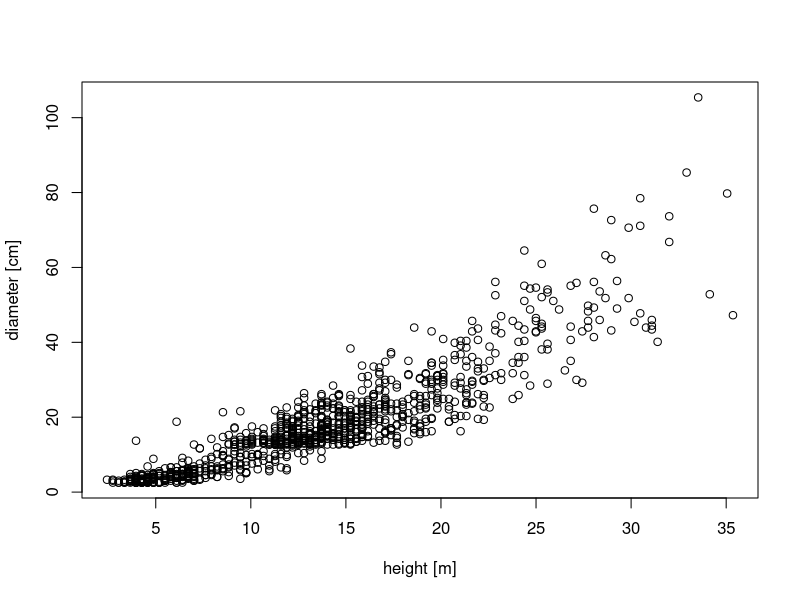
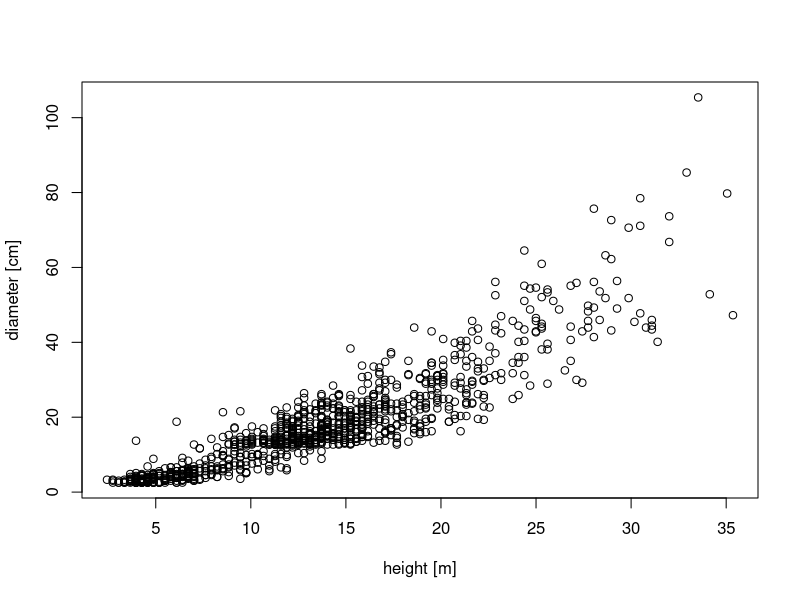
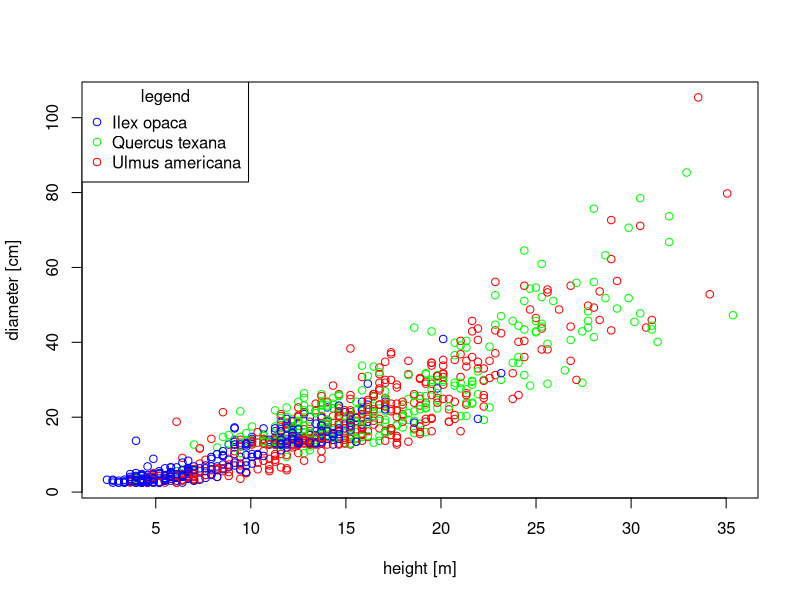
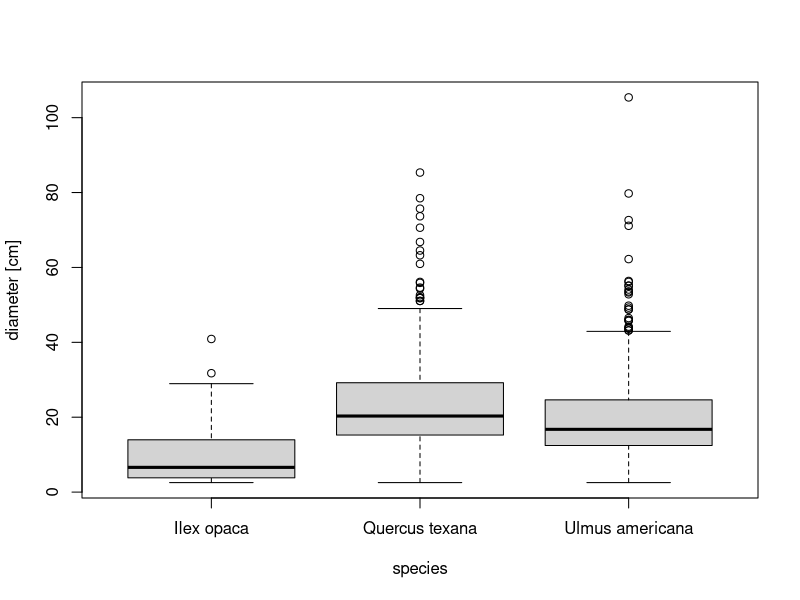
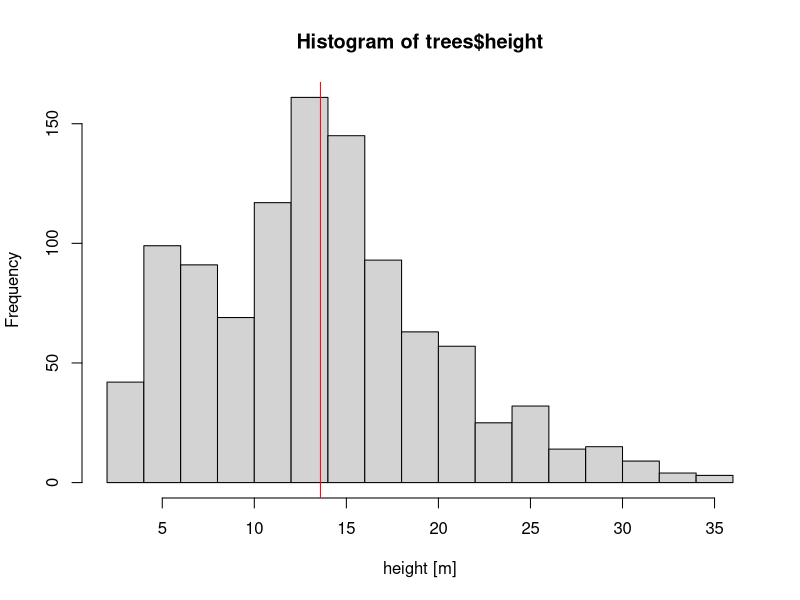
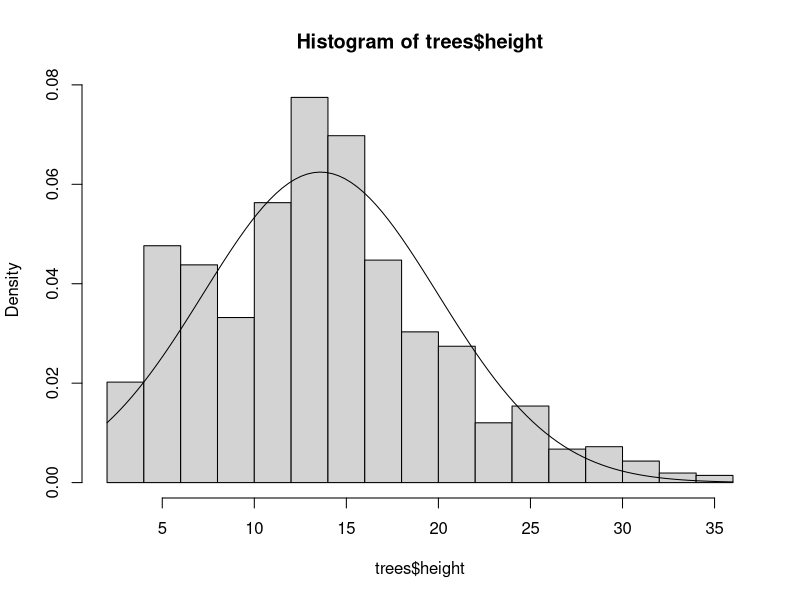
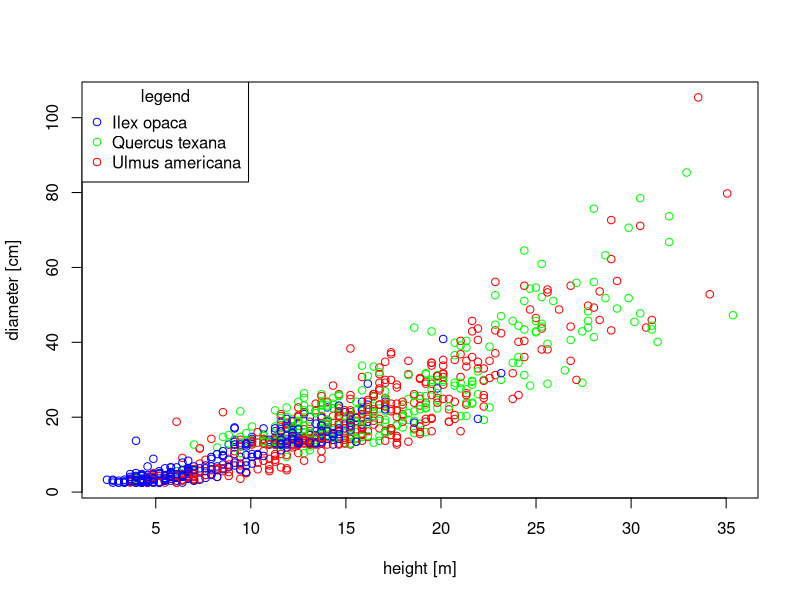

These figures' R source, in order:
## ---------------------------------------------------
## Preparatory R Course - Topic 5
## Plotting in Base R
## Exercises
## ---------------------------------------------------
##


# 1. Scatter Plots --------------------------------------------------------


# 1.1 Read in the trees louisiana dataset with the adjusted units you created yesterday.
# Alternatively, read in "trees_louisiana_units.csv" from the data folder.
trees <- read.csv("data/trees_louisiana_units.csv")

# 1.2 Plot tree diameter against tree height in a scatter plot and adjust axes labels.
plot(trees$diameter ~ trees$height,
     xlab = "height [m]",
     ylab = "diameter [cm]")

# alternative solution:
plot(x = trees$height, y = trees$diameter,
     xlab = "height [m]",
     ylab = "diameter [cm]")

# 1.3 Change the color based on species and add an appropiate legend.
colors_species <- c("blue", "green", "red") # create color vector
trees$species <- factor(trees$species) # change species to factor

plot(trees$diameter ~ trees$height,
     xlab = "height [m]",
     ylab = "diameter [cm]",
     col = colors_species[trees$species])

# add the legend
legend("topleft",
       legend = levels(trees$species),
       col = colors_species,
       pch = 1,
       title = "legend")

# 1.4 Export your plot as a png.

png(filename = "plot_trees.png")
plot(trees$diameter ~ trees$height,
     xlab = "height [m]",
     ylab = "diameter [cm]",
     col = colors_species[trees$species])

# add the legend
legend("topleft",
       legend = levels(trees$species),
       col = colors_species,
       pch = 1,
       title = "legend")

dev.off()

# 2. Additional Plot Types ------------------------------------------------------------

# 2.1 Create a box plot of tree diameter by species, including axes labels.
boxplot(trees$diameter ~ trees$species,
        xlab = "species", ylab = "diameter [cm]")

# 2.2 Plot a histogram of the tree height.
hist(trees$height, xlab = "height [m]")

# 2.3 Add a vertical line at the location of the mean tree height to the histogram.
abline(v = mean(trees$height, na.rm = T), col = "red")


# 3. Advanced -------------------------------------------------------------

# 3.1 Plot the same histogram as before with the probability density on the y axis.
hist(trees$height, freq = F)

# 3.2 Overlay a normal distribution ("bell curve") with the mean and standard deviation
# of the tree height over the histogram. Hint: Use the functions curve() and dnorm().
curve(dnorm(x, mean = mean(trees$height, na.rm = T), sd = sd(trees$height, na.rm = T)), add = T)

# If you are unfamiliar with the normal distribution, don't worry! It will be covered
# in the first semester and it not required prerequisite knowledge. 
